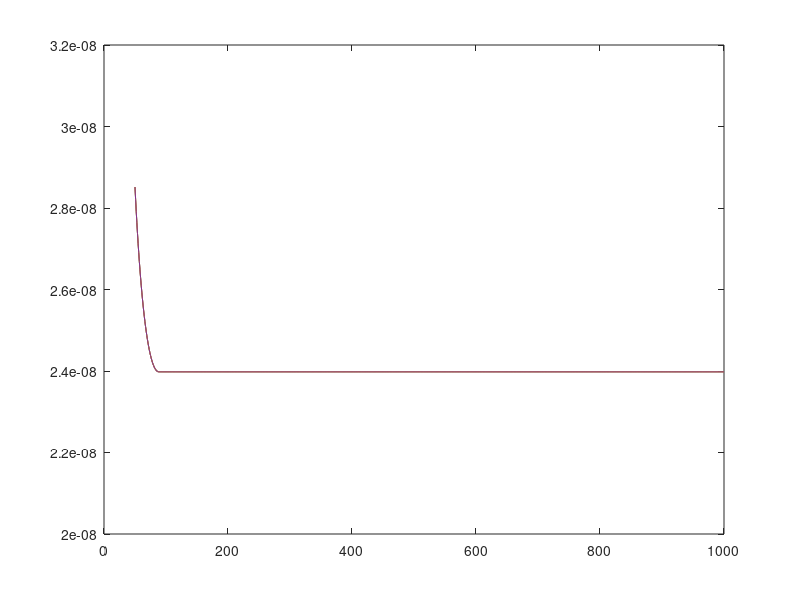
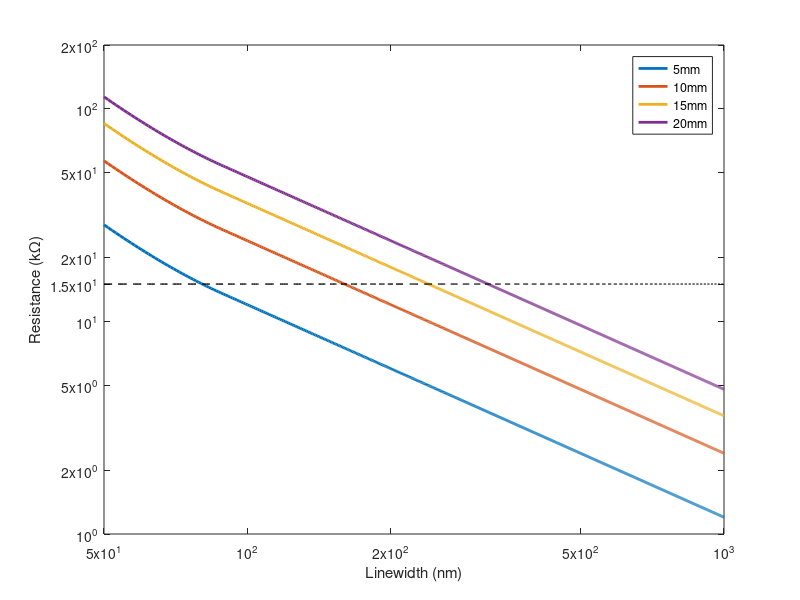

These figures' MATLAB source, in order: (Note: this script raises an error after producing the figures.)
% https://www.researchgate.net/publication/320255324_Electrical_Resistivity_of_Gold_Thin_Film
%%
close all
clear
thickness=100e-9; % 100nm
% L1=5e-2; % unit: m; 
L2=[5 10 15 20]*1e-3; % m, 5mm-20mm
% S1=thickness *5e-6; % width=5um
widths=(50:1000); % nm

ro_bulk=2.88e-8;
l = 37.7; % nm, mean free path
eta = 12.9; %nm
c = 1.09;
rho0 = 2.2e-8; % ohm m
R = zeros(length(L2),length(widths));
figure;
for i=1:length(L2)

    t = widths;
    t_eff = t-eta;
    k = min(t_eff/2/l,1); % dimensionless: t_eff / l unit = nm
    rho = c*rho0./k./(1-log(k));
%     R1=ro_bulk*L1/S1;

    %ro(i)=(2.88+13.53*exp(-1*width(w)./31.25e-9))/1e8;

    R2=rho.*(L2(i)./(widths/1e9)/thickness);
    i
    plot(widths,rho); hold on;
    R(i,:)=R2;
end

figure;
% a=[width'*1e9,R];
for i=1:length(L2)

    plot(widths,R(i,:)/1000,'LineWidth',2); hold on;
end
% plot(width,ro)
set(gca, 'XScale', 'log')
set(gca, 'YScale', 'log')
% set(gca, 'XDir','reverse')
% o=[width',R];

ythres = 15*ones(1,length(widths)); % plot the dashed line for threshold
plot(widths,ythres,"--","LineWidth",1,"Color",'k');hold on;

xlabel("Linewidth (nm)");
ylabel("Resistance (kΩ)")
xlim([50 1000])
ylim([1 200])
xticks([50 100 200 500 1000])
yticks([1 2 5 10 15 20 50 100 200])
lgd = legend(["5mm";"10mm";"15mm";"20mm"]); %,'location','northeast');
lgd.Color = 'none'; % Makes the legend background transparent
lgd.Box = 'off'; % Turns off the box around the legend

% title('Resistance vs Linewidth ');
%%
